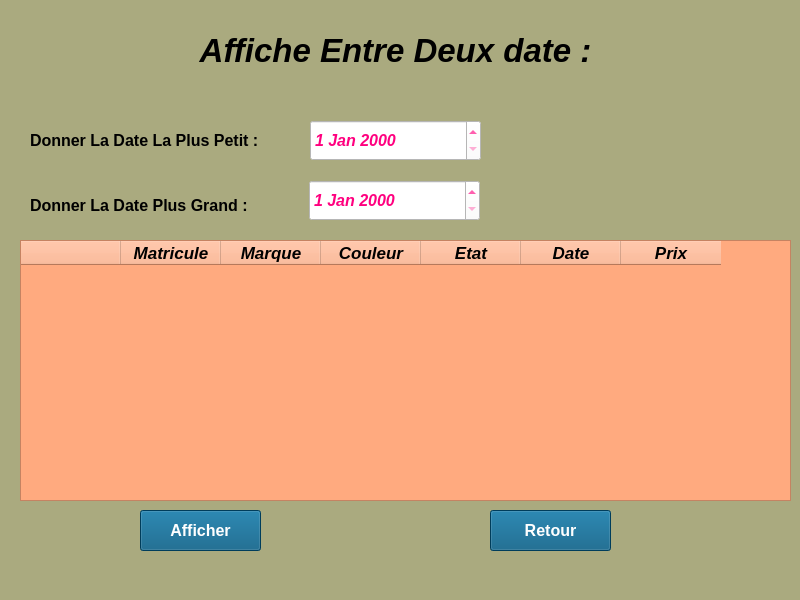
<?xml version="1.0" encoding="UTF-8"?>
<ui version="4.0">
 <class>Form</class>
 <widget class="QWidget" name="Form">
  <property name="geometry">
   <rect>
    <x>0</x>
    <y>0</y>
    <width>800</width>
    <height>600</height>
   </rect>
  </property>
  <property name="windowTitle">
   <string>Form</string>
  </property>
  <property name="styleSheet">
   <string notr="true">background-color: rgb(170, 170, 127);</string>
  </property>
  <widget class="QLabel" name="label">
   <property name="geometry">
    <rect>
     <x>30</x>
     <y>120</y>
     <width>361</width>
     <height>41</height>
    </rect>
   </property>
   <property name="font">
    <font>
     <pointsize>12</pointsize>
     <weight>75</weight>
     <bold>true</bold>
    </font>
   </property>
   <property name="text">
    <string>Donner La Date La Plus Petit :</string>
   </property>
  </widget>
  <widget class="QPushButton" name="retour">
   <property name="geometry">
    <rect>
     <x>490</x>
     <y>510</y>
     <width>121</width>
     <height>41</height>
    </rect>
   </property>
   <property name="font">
    <font>
     <pointsize>12</pointsize>
     <weight>75</weight>
     <bold>true</bold>
    </font>
   </property>
   <property name="styleSheet">
    <string notr="true">background-color: rgb(255, 255, 255);
color: rgb(255, 255, 255);
background-color: rgb(0, 85, 127);</string>
   </property>
   <property name="text">
    <string>Retour</string>
   </property>
  </widget>
  <widget class="QPushButton" name="afficher">
   <property name="geometry">
    <rect>
     <x>140</x>
     <y>510</y>
     <width>121</width>
     <height>41</height>
    </rect>
   </property>
   <property name="font">
    <font>
     <pointsize>12</pointsize>
     <weight>75</weight>
     <italic>false</italic>
     <bold>true</bold>
    </font>
   </property>
   <property name="styleSheet">
    <string notr="true">background-color: rgb(0, 85, 127);
color: rgb(255, 255, 255);</string>
   </property>
   <property name="text">
    <string>Afficher</string>
   </property>
  </widget>
  <widget class="QTableWidget" name="tableWidget">
   <property name="geometry">
    <rect>
     <x>20</x>
     <y>240</y>
     <width>771</width>
     <height>261</height>
    </rect>
   </property>
   <property name="styleSheet">
    <string notr="true">font: 75 14pt &quot;MS Shell Dlg 2&quot;;
background-color: rgb(255, 170, 127);</string>
   </property>
   <property name="iconSize">
    <size>
     <width>20</width>
     <height>0</height>
    </size>
   </property>
   <property name="textElideMode">
    <enum>Qt::ElideRight</enum>
   </property>
   <attribute name="horizontalHeaderMinimumSectionSize">
    <number>100</number>
   </attribute>
   <attribute name="horizontalHeaderHighlightSections">
    <bool>false</bool>
   </attribute>
   <attribute name="verticalHeaderVisible">
    <bool>false</bool>
   </attribute>
   <attribute name="verticalHeaderMinimumSectionSize">
    <number>29</number>
   </attribute>
   <attribute name="verticalHeaderDefaultSectionSize">
    <number>31</number>
   </attribute>
   <attribute name="verticalHeaderHighlightSections">
    <bool>false</bool>
   </attribute>
   <attribute name="verticalHeaderShowSortIndicator" stdset="0">
    <bool>false</bool>
   </attribute>
   <column>
    <property name="text">
     <string/>
    </property>
   </column>
   <column>
    <property name="text">
     <string>Matricule</string>
    </property>
    <property name="font">
     <font>
      <pointsize>13</pointsize>
      <weight>75</weight>
      <italic>true</italic>
      <bold>true</bold>
      <underline>false</underline>
     </font>
    </property>
   </column>
   <column>
    <property name="text">
     <string>Marque</string>
    </property>
    <property name="font">
     <font>
      <pointsize>13</pointsize>
      <weight>75</weight>
      <italic>true</italic>
      <bold>true</bold>
     </font>
    </property>
   </column>
   <column>
    <property name="text">
     <string>Couleur</string>
    </property>
    <property name="font">
     <font>
      <pointsize>13</pointsize>
      <weight>75</weight>
      <italic>true</italic>
      <bold>true</bold>
     </font>
    </property>
   </column>
   <column>
    <property name="text">
     <string>Etat</string>
    </property>
    <property name="font">
     <font>
      <pointsize>13</pointsize>
      <weight>75</weight>
      <italic>true</italic>
      <bold>true</bold>
     </font>
    </property>
   </column>
   <column>
    <property name="text">
     <string>Date</string>
    </property>
    <property name="font">
     <font>
      <pointsize>13</pointsize>
      <weight>75</weight>
      <italic>true</italic>
      <bold>true</bold>
     </font>
    </property>
   </column>
   <column>
    <property name="text">
     <string>Prix</string>
    </property>
    <property name="font">
     <font>
      <pointsize>13</pointsize>
      <weight>75</weight>
      <italic>true</italic>
      <bold>true</bold>
     </font>
    </property>
   </column>
  </widget>
  <widget class="QLabel" name="label_2">
   <property name="geometry">
    <rect>
     <x>30</x>
     <y>180</y>
     <width>261</width>
     <height>51</height>
    </rect>
   </property>
   <property name="font">
    <font>
     <pointsize>12</pointsize>
     <weight>75</weight>
     <bold>true</bold>
    </font>
   </property>
   <property name="text">
    <string>Donner La Date Plus Grand : </string>
   </property>
  </widget>
  <widget class="QDateEdit" name="dateEdit">
   <property name="geometry">
    <rect>
     <x>310</x>
     <y>120</y>
     <width>171</width>
     <height>41</height>
    </rect>
   </property>
   <property name="font">
    <font>
     <pointsize>12</pointsize>
     <weight>75</weight>
     <italic>true</italic>
     <bold>true</bold>
    </font>
   </property>
   <property name="styleSheet">
    <string notr="true">background-color: rgb(255, 255, 255);
color: rgb(255, 0, 127);</string>
   </property>
  </widget>
  <widget class="QDateEdit" name="dateEdit_2">
   <property name="geometry">
    <rect>
     <x>309</x>
     <y>180</y>
     <width>171</width>
     <height>41</height>
    </rect>
   </property>
   <property name="font">
    <font>
     <pointsize>12</pointsize>
     <weight>75</weight>
     <italic>true</italic>
     <bold>true</bold>
    </font>
   </property>
   <property name="styleSheet">
    <string notr="true">background-color: rgb(255, 255, 255);
color: rgb(255, 0, 127);</string>
   </property>
  </widget>
  <widget class="QLabel" name="label_3">
   <property name="geometry">
    <rect>
     <x>150</x>
     <y>20</y>
     <width>491</width>
     <height>61</height>
    </rect>
   </property>
   <property name="font">
    <font>
     <pointsize>25</pointsize>
     <weight>75</weight>
     <italic>true</italic>
     <bold>true</bold>
    </font>
   </property>
   <property name="text">
    <string>Affiche Entre Deux date :</string>
   </property>
   <property name="alignment">
    <set>Qt::AlignCenter</set>
   </property>
  </widget>
 </widget>
 <resources/>
 <connections/>
</ui>
